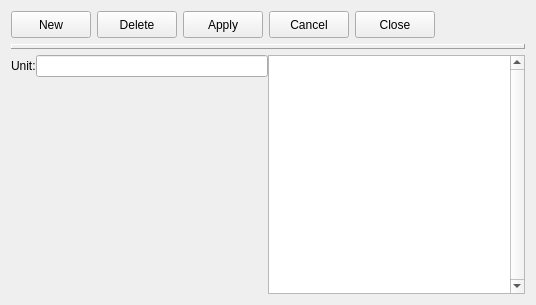
<?xml version="1.0" encoding="UTF-8"?>
<ui version="4.0">
 <class>units</class>
 <widget class="impgenmaint" name="units">
  <property name="geometry">
   <rect>
    <x>0</x>
    <y>0</y>
    <width>536</width>
    <height>305</height>
   </rect>
  </property>
  <property name="windowTitle">
   <string>Form</string>
  </property>
  <property name="TableName">
   <string>actyunits</string>
  </property>
  <property name="KeyField">
   <string>unit_cod</string>
  </property>
  <property name="DisplayColumn">
   <string>unit_des</string>
  </property>
  <property name="DisplayColumnDescription">
   <string>Units</string>
  </property>
  <layout class="QVBoxLayout" name="verticalLayout_3">
   <item>
    <layout class="QHBoxLayout" name="horizontalLayout_11">
     <item>
      <widget class="QPushButton" name="cmdnew">
       <property name="enabled">
        <bool>true</bool>
       </property>
       <property name="minimumSize">
        <size>
         <width>0</width>
         <height>27</height>
        </size>
       </property>
       <property name="maximumSize">
        <size>
         <width>16777215</width>
         <height>27</height>
        </size>
       </property>
       <property name="toolTip">
        <string/>
       </property>
       <property name="text">
        <string>New</string>
       </property>
       <property name="icon">
        <iconset resource="../images/images.qrc">
         <normaloff>:/images/new3.png</normaloff>:/images/new3.png</iconset>
       </property>
       <property name="flat">
        <bool>false</bool>
       </property>
      </widget>
     </item>
     <item>
      <widget class="QPushButton" name="cmdelete">
       <property name="enabled">
        <bool>true</bool>
       </property>
       <property name="minimumSize">
        <size>
         <width>0</width>
         <height>27</height>
        </size>
       </property>
       <property name="maximumSize">
        <size>
         <width>16777215</width>
         <height>27</height>
        </size>
       </property>
       <property name="toolTip">
        <string/>
       </property>
       <property name="text">
        <string>Delete</string>
       </property>
       <property name="icon">
        <iconset resource="../images/images.qrc">
         <normaloff>:/images/delete3.png</normaloff>:/images/delete3.png</iconset>
       </property>
       <property name="flat">
        <bool>false</bool>
       </property>
      </widget>
     </item>
     <item>
      <widget class="QPushButton" name="cmdapply">
       <property name="enabled">
        <bool>true</bool>
       </property>
       <property name="minimumSize">
        <size>
         <width>0</width>
         <height>27</height>
        </size>
       </property>
       <property name="maximumSize">
        <size>
         <width>16777215</width>
         <height>27</height>
        </size>
       </property>
       <property name="toolTip">
        <string/>
       </property>
       <property name="text">
        <string>Apply</string>
       </property>
       <property name="icon">
        <iconset resource="../images/images.qrc">
         <normaloff>:/images2/new/apply.png</normaloff>:/images2/new/apply.png</iconset>
       </property>
       <property name="flat">
        <bool>false</bool>
       </property>
      </widget>
     </item>
     <item>
      <widget class="QPushButton" name="cmdcancel">
       <property name="enabled">
        <bool>true</bool>
       </property>
       <property name="minimumSize">
        <size>
         <width>0</width>
         <height>27</height>
        </size>
       </property>
       <property name="maximumSize">
        <size>
         <width>16777215</width>
         <height>27</height>
        </size>
       </property>
       <property name="toolTip">
        <string/>
       </property>
       <property name="text">
        <string>Cancel</string>
       </property>
       <property name="icon">
        <iconset resource="../images/images.qrc">
         <normaloff>:/images2/new/cancel.png</normaloff>:/images2/new/cancel.png</iconset>
       </property>
       <property name="flat">
        <bool>false</bool>
       </property>
      </widget>
     </item>
     <item>
      <widget class="QPushButton" name="cmdclose">
       <property name="enabled">
        <bool>true</bool>
       </property>
       <property name="minimumSize">
        <size>
         <width>0</width>
         <height>27</height>
        </size>
       </property>
       <property name="maximumSize">
        <size>
         <width>16777215</width>
         <height>27</height>
        </size>
       </property>
       <property name="toolTip">
        <string/>
       </property>
       <property name="text">
        <string>Close</string>
       </property>
       <property name="icon">
        <iconset resource="../images/images.qrc">
         <normaloff>:/images2/new/closeform.png</normaloff>:/images2/new/closeform.png</iconset>
       </property>
       <property name="flat">
        <bool>false</bool>
       </property>
      </widget>
     </item>
     <item>
      <spacer name="horizontalSpacer_2">
       <property name="orientation">
        <enum>Qt::Horizontal</enum>
       </property>
       <property name="sizeHint" stdset="0">
        <size>
         <width>40</width>
         <height>20</height>
        </size>
       </property>
      </spacer>
     </item>
    </layout>
   </item>
   <item>
    <widget class="QLabel" name="Panel2">
     <property name="enabled">
      <bool>true</bool>
     </property>
     <property name="maximumSize">
      <size>
       <width>16777215</width>
       <height>5</height>
      </size>
     </property>
     <property name="toolTip">
      <string/>
     </property>
     <property name="layoutDirection">
      <enum>Qt::LeftToRight</enum>
     </property>
     <property name="frameShape">
      <enum>QFrame::Panel</enum>
     </property>
     <property name="frameShadow">
      <enum>QFrame::Raised</enum>
     </property>
     <property name="text">
      <string/>
     </property>
     <property name="alignment">
      <set>Qt::AlignCenter</set>
     </property>
    </widget>
   </item>
   <item>
    <layout class="QHBoxLayout" name="horizontalLayout_6">
     <property name="spacing">
      <number>0</number>
     </property>
     <property name="margin">
      <number>0</number>
     </property>
     <item>
      <layout class="QVBoxLayout" name="verticalLayout_2">
       <property name="spacing">
        <number>0</number>
       </property>
       <property name="margin">
        <number>0</number>
       </property>
       <item>
        <layout class="QHBoxLayout" name="horizontalLayout_7">
         <item>
          <widget class="QLabel" name="Label2_2">
           <property name="enabled">
            <bool>true</bool>
           </property>
           <property name="toolTip">
            <string/>
           </property>
           <property name="text">
            <string>Unit:</string>
           </property>
          </widget>
         </item>
         <item>
          <widget class="IMPEdit" name="iMPEdit_5">
           <property name="TableName">
            <string>actyunits</string>
           </property>
           <property name="FieldName">
            <string>unit_des</string>
           </property>
          </widget>
         </item>
        </layout>
       </item>
       <item>
        <spacer name="verticalSpacer_2">
         <property name="orientation">
          <enum>Qt::Vertical</enum>
         </property>
         <property name="sizeHint" stdset="0">
          <size>
           <width>20</width>
           <height>40</height>
          </size>
         </property>
        </spacer>
       </item>
      </layout>
     </item>
     <item>
      <widget class="QTableView" name="ListView1">
       <property name="verticalScrollBarPolicy">
        <enum>Qt::ScrollBarAlwaysOn</enum>
       </property>
      </widget>
     </item>
    </layout>
   </item>
  </layout>
 </widget>
 <customwidgets>
  <customwidget>
   <class>IMPEdit</class>
   <extends>QLineEdit</extends>
   <header>impedit.h</header>
  </customwidget>
  <customwidget>
   <class>impgenmaint</class>
   <extends>QWidget</extends>
   <header>impgenmaint.h</header>
   <container>1</container>
  </customwidget>
 </customwidgets>
 <resources>
  <include location="../images/images.qrc"/>
 </resources>
 <connections/>
</ui>
